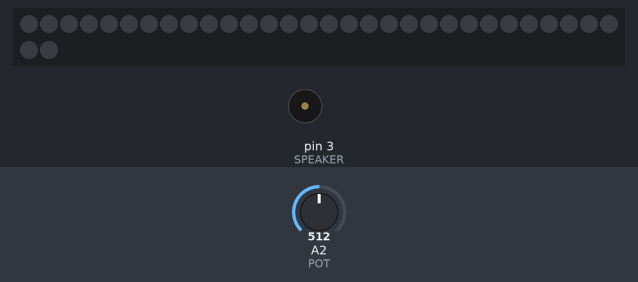
A sketch run on a simulated Arduino Uno, built with avr-gcc and run on an emulated ATmega328P. Shown: 32 RGB LEDs in strip order, left to right, continuing on the next row, buzzer (waves = sounding). The inputs (shaded band) are chosen by the test bench; at power-on: A2 (POT) = 512. Dim RGB values are drawn brighter than linear; random numbers use the default seed unless the sketch sets one.

Above: at 1.6 s.
1.7 s: A2 (POT) set to 793
At 2.03 s:
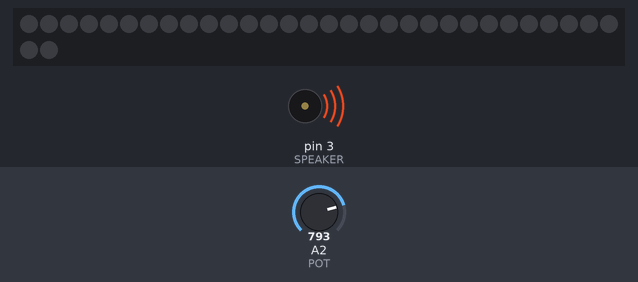
5.5 s: A2 (POT) set to 816
At 6.29 s:
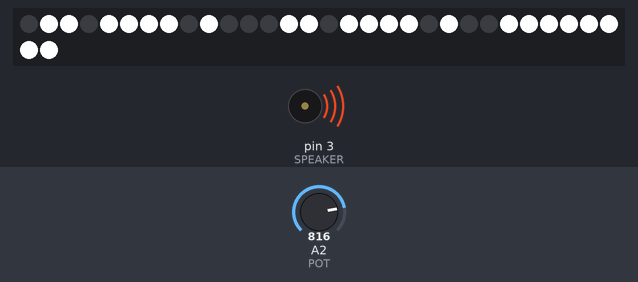
9.3 s: A2 (POT) set to 790
13.1 s: A2 (POT) set to 810
At 13.88 s:
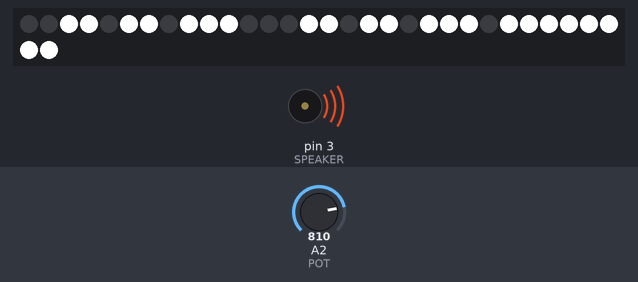
16.9 s: A2 (POT) set to 214
18.7 s: A2 (POT) set to 190
At 19.42 s:
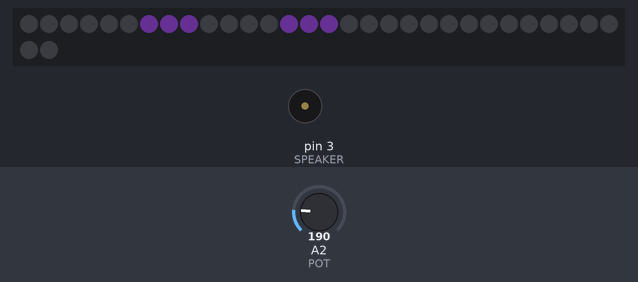
Timing chart, 0 to 21.7 s (numbered marks = the images above; inputs shaded):
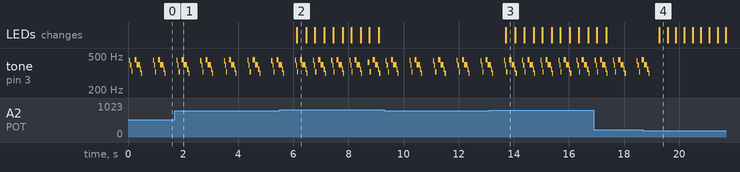

Measured:
- the behaviour switches between 800 and 801 on A2 (POT) (found by bisection; images 1 and 2)
- the behaviour switches between 201 and 200 on A2 (POT) (found by bisection; images 3 and 4)
- after the input at 5.5 s, the LEDs: change after 0.63 s (image 2)
- after the input at 13.1 s, the LEDs: change after 0.61 s (image 3)
- after the input at 18.7 s, the LEDs: change after 0.58 s (image 4)

The sketch:

gun01.ino
```cpp
/*******************************************************************
  Adafruit Animal - Sound testing module

  Works on Arduino Uno, Leonardo, Mega, Menta, etc.
  can work on Trinket with right pin mapping and no Serial port
 *******************************************************************/

#include <Adafruit_NeoPixel.h>

// pins
#define SPEAKER   3   // Piezo Speaker pin (positive, other pin to ground)
#define POT       A2   // for Trinket, use 1 for #2, 3 for #3, 2 for #4
                       //   for Uno/Leo/Mega A0 to A5
#define PIXPIN  4
#define RINGSIZE 12

#define BORINGTIME 10000

 Adafruit_NeoPixel pixels = Adafruit_NeoPixel(32, PIXPIN);


 uint8_t  anim_mode   = 0, // Current animation effect
         anim_pos = 0,
         leftOff = 7, // Position of spinny eyes
         rightOff = 2,
         ring_pos = 8;

uint32_t color  = 0xFF0000; // Start red
uint32_t prevTime;

uint32_t anim_time;

uint32_t last_event;

   int reading;

 int last_reading = 0;
unsigned long tone_start_time; // time of last read that was closed

void setup() {
 randomSeed(analogRead(1));

  pinMode(SPEAKER,OUTPUT);  // important to set pin as output

   pixels.begin();
  pixels.setBrightness(85); // 1/3 brightness
  prevTime = millis();
  reset_idle();

}

void loop()  {

 reading =analogRead(POT);
 if (reading >800){
     SolidRing(pixels.Color(255,255,255)); // black to start
     pixels.setBrightness(255); // full brightness
 pewpew2(10);
 delay(80);
  pewpew2(70);

  reset_idle();
   pixels.setBrightness(25); // 1/3 brightness
    delay(200);
    reset_idle();


 } else {

    if ( reading >200){
    SolidRing(0); // black to start
     pixels.setBrightness(255); // full brightness
 pewpew2(10);
 delay(80);
  pewpew2(70);

  reset_idle();
   pixels.setBrightness(25); // 1/3 brightness
    delay(400);
    reset_idle();

  } else {
  idle_anim();
  }

 }


 // updatesound();
// scale();  // if you would like to hear the whole frequency
             //   range, you can use this function
}


void pewpew2(int durfac){
  int i;
  int j;
  int pick_a_pixel = 0;
  int step_accel =0;
  byte button_state = 1;
  uint32_t clr;
  uint32_t sparkle_time = millis();
  int duration = 300;
    for( i=1000; i<1400; ( i = (i+1+(step_accel/durfac))  )  ){
     tone_start_time = micros();


      while(micros() < tone_start_time + duration){
        digitalWrite(SPEAKER,button_state);
       delayMicroseconds(i);
       button_state = !button_state;

      }

          step_accel++;
          if (sparkle_time + 20 < millis()){
            pixels.setPixelColor(pick_a_pixel, 0);
             pixels.setPixelColor(pick_a_pixel + RINGSIZE,   0 );
            pick_a_pixel = random(RINGSIZE);
            clr = random_color();
            pixels.setPixelColor(pick_a_pixel,   clr );
            pixels.setPixelColor(pick_a_pixel + RINGSIZE,   clr );
            pixels.show();
            sparkle_time = millis();

        }

    }
    pixels.setPixelColor(pick_a_pixel, 0);
    pixels.setPixelColor(pick_a_pixel + RINGSIZE,   0 );
    pixels.show();
}


void idle_anim(){
  // uses some globals:
  //   color
  //   anim_mode
  //   anim_pos

  byte i;


  if ((millis() - anim_time)> BORINGTIME) {
    reset_idle();
  }
  switch(anim_mode) {
    case 0: //pulse

    SolidRing(color);
    if(anim_pos > 64){
      ring_pos = 128-anim_pos;
    } else {
      ring_pos = anim_pos;
    }
     pixels.setBrightness(255*ring_pos/1024); // 1/2 brightness

    anim_pos++;
     anim_pos = anim_pos++ % 128;
    delay(50);
    break;

       case 1: // Spinny wheels (6 LEDs on at a time)
  // ======================================================

    ring_pos = anim_pos;
    for(i=0; i<RINGSIZE; i++) {
      uint32_t c = 0; // turn off non-selected pixels
     //if(((ring_pos + i) & 7) < 2) c = color; // 4 pixels on...
     if (RingDelta(ring_pos,i)<2)  c = color;
      pixels.setPixelColor(  NormalizeRingPos(i+leftOff), c); // First eye
      pixels.setPixelColor(RINGSIZE + NormalizeRingPos(RINGSIZE-i+rightOff)  , c); // Second eye (flipped)
    }
    pixels.show();
     anim_pos++;
     anim_pos = anim_pos++ % RINGSIZE;
    delay(300);

    break;


  }

}


void reset_idle(){

  // uses some globals:
  //   color
  //   anim_mode
  //   ring_pos


  anim_pos = 0;


  anim_time = millis();
  ring_pos = 0;
  anim_mode = random(2); // 0 or 1

  ClearRings();
  /*
  if (anim_mode == 0){
    color =random_saturated_color();
  }*/
 switch(anim_mode) {
    case 0: //pulse
      color  = 0xFF0000;
    break;

    default:
     color = random_color();
   }

}


uint32_t random_color(){
  return  pixels.Color(     SteppedColor(), SteppedColor(), SteppedColor() );

}

uint32_t random_saturated_color(){
  return  pixels.Color(   random(2)*256, random(2)*256, random(2)*256 );

}

 uint8_t SteppedColor(){
   // return a non-continuous value for a color axis
   return random(4)*64;
 }


void NextColor(){
        color >>= 8;                 // Next color R->G->B
      if(!color) color = 0xFF0000; // Reset to red
}

uint8_t NormalizeRingPos(uint8_t realPos){

  while (realPos < 0) { realPos += RINGSIZE;}
  while (realPos > RINGSIZE-1) { realPos -= RINGSIZE; }
  return realPos;
}

void SetMirroredPixels(uint32_t clr, byte pos){
 pixels.setPixelColor(    NormalizeRingPos(pos+leftOff )  , clr); // First eye
      pixels.setPixelColor( RINGSIZE +NormalizeRingPos(pos+rightOff) , clr); // Second eye (not flipped)
      }

void ClearRings(){
    SolidRing(0);
}

void SolidRing(uint32_t c){
  byte i;
    for(i=0; i<32; i++) pixels.setPixelColor(i, c);
    pixels.show();
}


int8_t RingDelta(uint8_t pointA, uint8_t point_B){
  int8_t delta = abs(pointA - point_B);
  if (delta > RINGSIZE/2){
      delta = RINGSIZE -  delta;
  }
  return delta;

}
```
